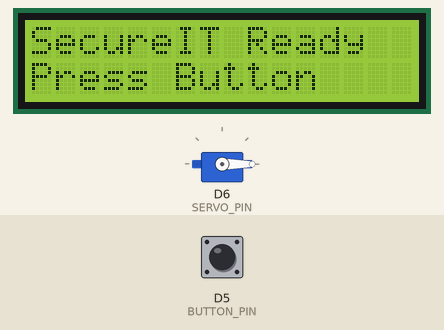
Simulated run of this program. Board: ESP8266 (NodeMCU). Shown: 16×2 character LCD, servo. Inputs (shaded band) come from the test bench; at power-on: D5 (BUTTON_PIN) HIGH. WiFi joins after 1.5 s; servers stay silent unless stated; uploads are accepted with an empty reply; what the program prints to the serial monitor is not drawn.

Above: at 1.2 s.
1.3 s: D5 (BUTTON_PIN) pulled LOW for 0.15 s
At 2.8 s:
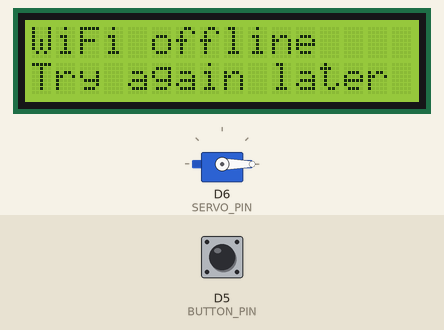
4.4 s: D5 (BUTTON_PIN) pulled LOW for 1 s
At 4.8 s:
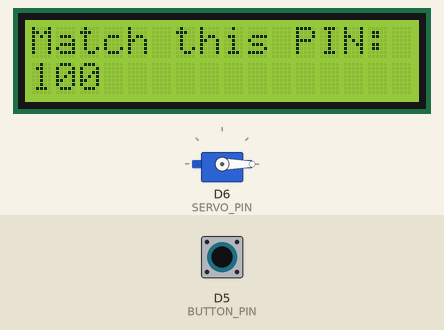
Timing chart, 0 to 7.4 s (numbered marks = the images above; inputs shaded):
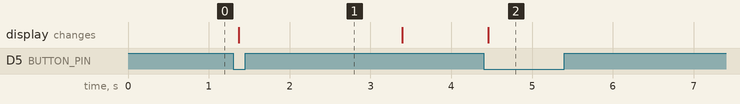

Measured:
- after the input at 1.3 s, the display: changes after 0.07 s (image 1)
- after the input at 4.4 s, the display: changes after 0.06 s (image 2)

The program:

main.cpp
```cpp
#include <Arduino.h>
#include <Wire.h>
#include <ESP8266WiFi.h>
#include <ESP8266HTTPClient.h>
#include <ESP8266WebServer.h>
#include <LiquidCrystal_I2C.h>
#include <Servo.h>
#include <ArduinoJson.h>
extern "C" {
#include <user_interface.h>
}
#include "config.h"
constexpr uint8_t BUTTON_PIN=D5, SERVO_PIN=D6;
LiquidCrystal_I2C lcd(0x27,16,2);
Servo lockServo;
ESP8266WebServer server(80);
enum class State { Idle, Waiting, Unlocked, Result };
State state=State::Idle;
unsigned long stateAt=0,lastEdge=0,lastWifiAttempt=0;
int lastRaw=HIGH,stable=HIGH;
String challengeId;
void screen(const char* first,const char* second=""){
 lcd.clear();lcd.print(first);lcd.setCursor(0,1);lcd.print(second);
}
void idle(){state=State::Idle;challengeId="";screen("SecureIT Ready","Press Button");}
bool auth(){if(server.header("X-Device-Key")==DEVICE_KEY)return true;server.send(401,"application/json","{\"error\":\"Unauthorized\"}");return false;}
void newChallenge(){
 if(WiFi.status()!=WL_CONNECTED){screen("WiFi offline","Try again later");state=State::Result;stateAt=millis();return;}
 char id[17];snprintf(id,sizeof(id),"%08x%08x",os_random(),os_random());challengeId=id;
 const int pin=100+os_random()%900;
 char number[8];snprintf(number,sizeof(number),"%d",pin);screen("Match this PIN:",number);
 state=State::Waiting;stateAt=millis();
 StaticJsonDocument<128> doc;doc["id"]=challengeId;doc["pin"]=pin;String payload;serializeJson(doc,payload);
 WiFiClient network;HTTPClient http;http.setTimeout(6000);
 http.begin(network,String(GATEWAY_URL)+"/api/device/challenge");http.addHeader("Content-Type","application/json");http.addHeader("X-Device-Key",DEVICE_KEY);
 int code=http.POST(payload);http.end();
 if(code!=200){challengeId="";screen("Gateway error","Press again");state=State::Result;stateAt=millis();}
}
void setup(){
 Serial.begin(115200);pinMode(BUTTON_PIN,INPUT); // External pull-up to 3.3 V; switch to GND.
 Wire.begin(D2,D1);lcd.init();lcd.backlight();lockServo.attach(SERVO_PIN);lockServo.write(LOCKED_ANGLE);
 WiFi.mode(WIFI_STA);WiFi.setAutoReconnect(true);WiFi.begin(WIFI_SSID,WIFI_PASSWORD);
 const char* headers[]={"X-Device-Key"};server.collectHeaders(headers,1);
 server.on("/decision",HTTP_POST,[]{
  if(!auth())return;
  if(state!=State::Waiting||server.arg("id")!=challengeId||millis()-stateAt>=CHALLENGE_MS){server.send(409,"application/json","{\"error\":\"Stale challenge\"}");return;}
  if(server.arg("grant")!="0"&&server.arg("grant")!="1"){server.send(400,"application/json","{}");return;}
  const bool grant=server.arg("grant")=="1";challengeId="";stateAt=millis();
  if(grant){lockServo.write(UNLOCKED_ANGLE);screen("Access Granted","Unlocking...");state=State::Unlocked;}
  else{screen("Access Denied");state=State::Result;}
  server.send(200,"application/json","{\"ok\":true}");
 });
 server.on("/status",HTTP_GET,[]{if(auth())server.send(200,"application/json","{\"online\":true}");});
 server.begin();idle();
}
void loop(){
 server.handleClient();const auto now=millis();
 const int raw=digitalRead(BUTTON_PIN);
 if(raw!=lastRaw){lastRaw=raw;lastEdge=now;}
 if(now-lastEdge>=DEBOUNCE_MS&&stable!=raw){stable=raw;if(stable==LOW&&state==State::Idle)newChallenge();}
 if(state==State::Waiting&&millis()-stateAt>=CHALLENGE_MS){challengeId="";screen("PIN expired");state=State::Result;stateAt=millis();}
 if(state==State::Unlocked&&millis()-stateAt>=UNLOCK_MS){lockServo.write(LOCKED_ANGLE);idle();}
 if(state==State::Result&&millis()-stateAt>=2000)idle();
 if(WiFi.status()!=WL_CONNECTED&&now-lastWifiAttempt>15000){lastWifiAttempt=now;WiFi.reconnect();}
 static bool reported=false;if(WiFi.status()==WL_CONNECTED&&!reported){Serial.print("Access board IP: ");Serial.println(WiFi.localIP());reported=true;}
 delay(1);
}
```

config.example.h
```cpp
#pragma once
const char* WIFI_SSID = "YOUR_WIFI";
const char* WIFI_PASSWORD = "YOUR_PASSWORD";
const char* GATEWAY_URL = "http://192.168.1.10:3000";
const char* DEVICE_KEY = "SAME_RANDOM_KEY_AS_GATEWAY";
constexpr int LOCKED_ANGLE = 0;
constexpr int UNLOCKED_ANGLE = 90; // Calibrate without attaching the lock mechanism.
constexpr unsigned long UNLOCK_MS = 5000;
constexpr unsigned long CHALLENGE_MS = 60000;
constexpr unsigned long DEBOUNCE_MS = 40;
```
